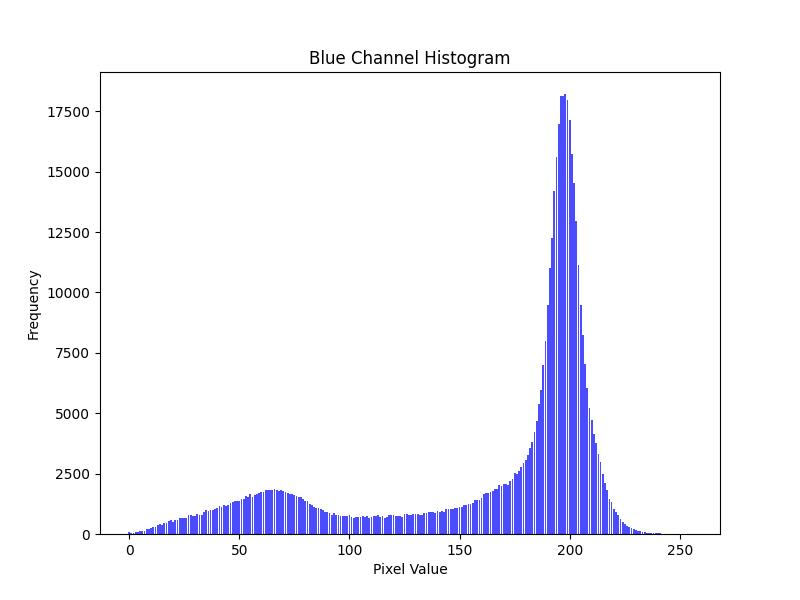
#> input picture blue_channel_histogram_a3.jpg, 800 x 600 px, given in place of a3.jpg, which was not available
$ python assignment2.py
#> lines starting #> are read from the running program, lines starting #| are printed output that depends on the picture; pictures that were not available may be replaced by others from this repository, and a replacement may not be noted
# -*- coding: utf-8 -*-
"""assignment2

Automatically generated by Colaboratory.

Original file is located at
    https://colab.research.google.com/drive/1Vuzp1fiac9hHmE4LRvIV0j86cFBe_gVk
"""

from PIL import Image

def rgb_to_grayscale(image):
    grayscale_image = Image.new("L", image.size)  # "L" mode stands for grayscale

    for x in range(image.width):
        for y in range(image.height):
            r, g, b = image.getpixel((x, y))
            # Convert RGB to grayscale using luminosity method
            grayscale_value = int(0.21 * r + 0.72 * g + 0.07 * b)
            grayscale_image.putpixel((x, y), grayscale_value)

    return grayscale_image

# Load the RGB image
input_image_path = "a3.jpg"
rgb_image = Image.open(input_image_path)
#> rgb_image is the input picture: PIL image 800x600 RGB; mean R, G, B 243.5, 243.6, 251

# Convert RGB image to grayscale
grayscale_image = rgb_to_grayscale(rgb_image)
#> in rgb_to_grayscale, `grayscale_image = Image.new("L", image.size)  # "L" mode stands for gr..`: grayscale_image: PIL image 800x600 L; every value is 0
#> after the loop in rgb_to_grayscale, `for x in range(image.width):`:
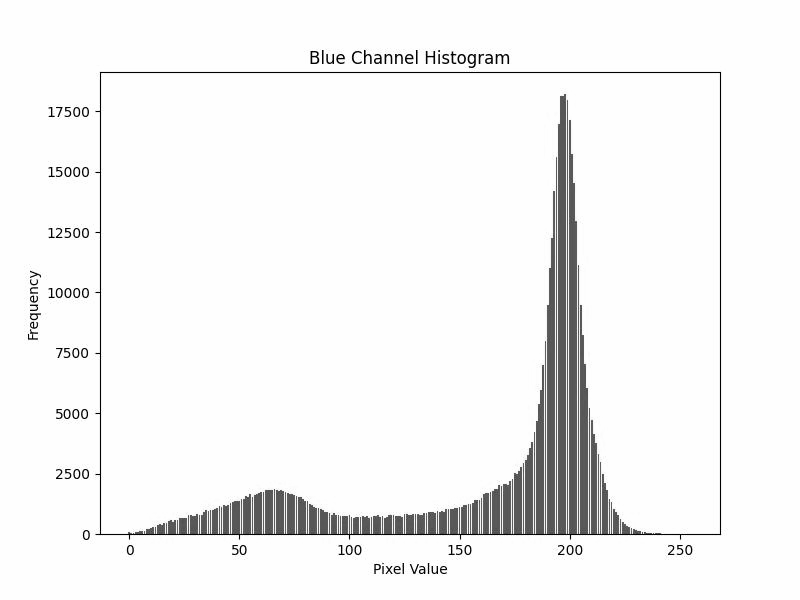
#> grayscale_image: PIL image 800x600 L; min 0, max 254, mean 243.2

# Save the grayscale image
grayscale_image.save("grayscale_a3.jpg")

def grayscale_histogram(image):
    histogram = [0] * 256  # Initialize histogram with 256 bins for 8-bit grayscale images

    # Iterate through each pixel to calculate histogram
    for x in range(image.width):
        for y in range(image.height):
            pixel_value = image.getpixel((x, y))
            histogram[pixel_value] += 1

    return histogram

# Compute histogram for the grayscale image
grayscale_hist = grayscale_histogram(grayscale_image)
#> after the loop in grayscale_histogram, `for x in range(image.width):`: histogram = 256 values, max 426888 at index 254, min 0 at index 41, mean 1875
#> grayscale_hist has the same summary as histogram in grayscale_histogram
print("Grayscale Histogram:", grayscale_hist)
#> (printed output is left out)

def rgb_histogram(image):
    histograms = [[0] * 256, [0] * 256, [0] * 256]  # Initialize histograms for each channel

    # Iterate through each pixel to calculate histograms
    for x in range(image.width):
        for y in range(image.height):
            r, g, b = image.getpixel((x, y))
            histograms[0][r] += 1  # Red channel
            histograms[1][g] += 1  # Green channel
            histograms[2][b] += 1  # Blue channel

    return histograms

# Compute histograms for each channel of the RGB image
rgb_hist = rgb_histogram(rgb_image)
#> after the loop in rgb_histogram, `for x in range(image.width):`: histograms = 3 items
#> rgb_hist = 3 items
print("Red Histogram:", rgb_hist[0])
#> (printed output is left out)
print("Green Histogram:", rgb_hist[1])
#> (printed output is left out)
print("Blue Histogram:", rgb_hist[2])
#> (printed output is left out)

from PIL import Image
import numpy as np
import matplotlib.pyplot as plt

# (a) Convert RGB image to grayscale
def rgb_to_grayscale(image):
    grayscale_image = Image.new("L", image.size)  # Create a new grayscale image

    width, height = image.size

    for y in range(height):
        for x in range(width):
            r, g, b = image.getpixel((x, y))
            # Convert RGB to grayscale using luminosity method
            grayscale_value = int(0.21 * r + 0.72 * g + 0.07 * b)
            grayscale_image.putpixel((x, y), grayscale_value)

    return grayscale_image

# (b) Calculate histogram for grayscale image
def grayscale_histogram(image):
    histogram = [0] * 256  # Initialize histogram with 256 bins for 8-bit grayscale images

    width, height = image.size

    for y in range(height):
        for x in range(width):
            pixel_value = image.getpixel((x, y))
            histogram[pixel_value] += 1

    return histogram

# (c) Calculate histograms for each channel of RGB image
def rgb_histogram(image):
    histograms = [[0] * 256, [0] * 256, [0] * 256]  # Initialize histograms for each channel

    width, height = image.size

    for y in range(height):
        for x in range(width):
            r, g, b = image.getpixel((x, y))
            histograms[0][r] += 1  # Red channel
            histograms[1][g] += 1  # Green channel
            histograms[2][b] += 1  # Blue channel

    return histograms

# Load the RGB image
input_image_path = "a3.jpg"
rgb_image = Image.open(input_image_path)

# (a) Convert RGB image to grayscale
grayscale_image = rgb_to_grayscale(rgb_image)

# Save grayscale image
grayscale_image.save("grayscale_a3.jpg")

# (b) Calculate histogram for grayscale image
grayscale_hist = grayscale_histogram(grayscale_image)

# Plot grayscale histogram
plt.figure(figsize=(8, 6))
plt.bar(range(256), grayscale_hist, color='gray', alpha=0.7)
plt.title('Grayscale Histogram')
plt.xlabel('Pixel Value')
plt.ylabel('Frequency')
plt.savefig('grayscale_histogram_a3.jpg')
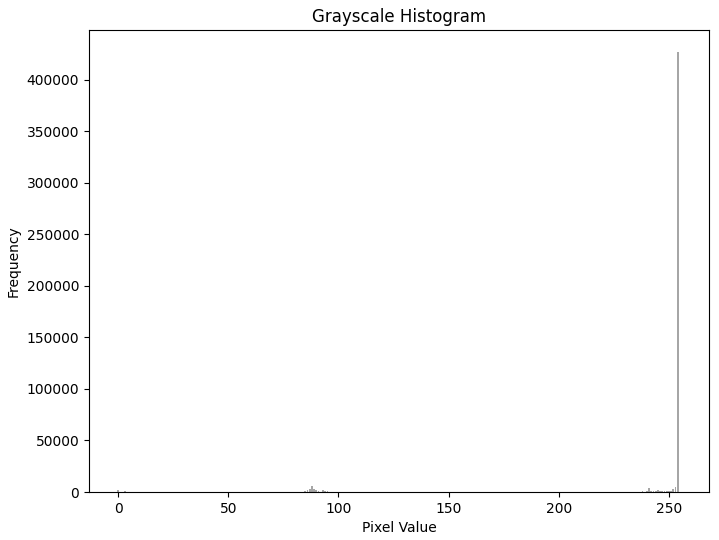
#> figure drawn by matplotlib, 1 panel; tallest bar 426888 high, from x = 253.6 to 254.4
plt.close()

# (c) Calculate histograms for each channel of RGB image
rgb_hist = rgb_histogram(rgb_image)

# Plot histograms for each channel
channels = ['Red', 'Green', 'Blue']
colors = ['red', 'green', 'blue']

for i in range(3):
    plt.figure(figsize=(8, 6))
    plt.bar(range(256), rgb_hist[i], color=colors[i], alpha=0.7)
    plt.title(f'{channels[i]} Channel Histogram')
    plt.xlabel('Pixel Value')
    plt.ylabel('Frequency')
    plt.savefig(f'{channels[i].lower()}_channel_histogram_a3.jpg')
    plt.close()
#> this loop made 3 passes
#> pass 1, `plt.savefig(f'{channels[i].lower()}_channel_histogram_a3.jpg')`:
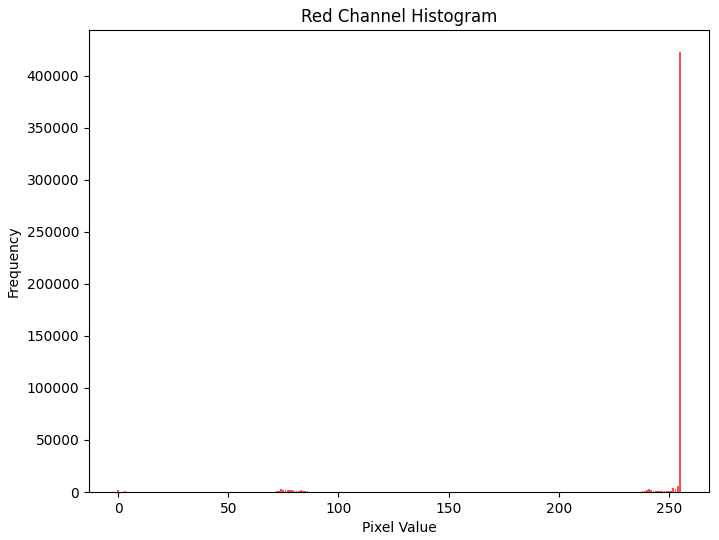
#> figure drawn by matplotlib, 1 panel; tallest bar 422666 high, from x = 254.6 to 255.4

# Plot the representation of the histogram of a color image
plt.figure(figsize=(8, 6))
for i, color in enumerate(colors):
    plt.plot(range(256), rgb_hist[i], color=color, label=channels[i])
plt.title('Color Image Histogram')
plt.xlabel('Pixel Value')
plt.ylabel('Frequency')
plt.legend()
plt.savefig('color_image_histogram_a3.jpg')
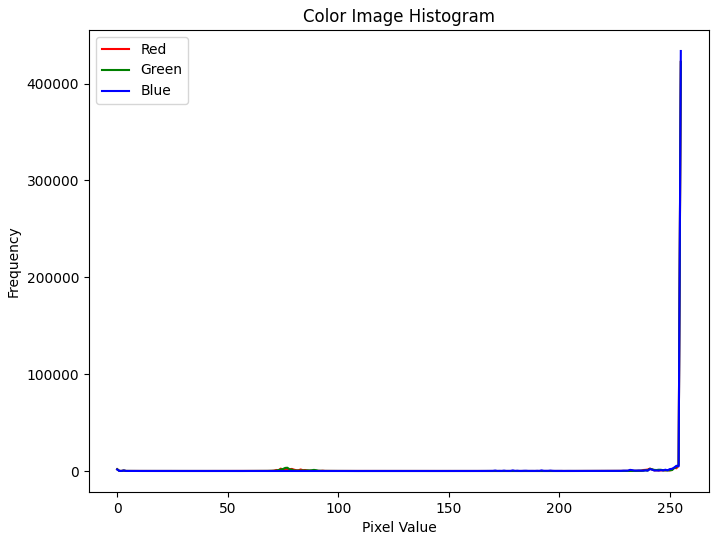
#> figure drawn by matplotlib, 1 panel; curve peaks at x = 255, y = 422666; curve peaks at x = 255, y = 422196; curve peaks at x = 255, y = 433661
plt.close()

# Display messages
print("Conversion to grayscale and histograms calculated and saved successfully.")
